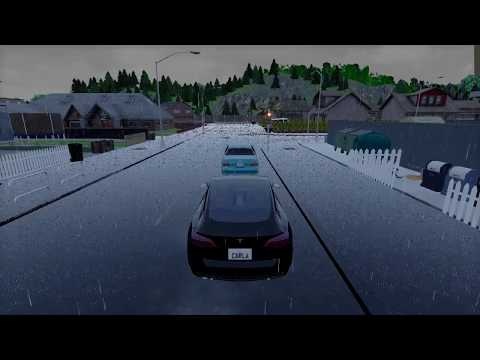
#> input picture sim1.jpg, 480 x 360 px
$ python chromaticaberration.py   (older library calls are emulated)
#> lines starting #> are read from the running program, lines starting #| are printed output that depends on the picture
"""

Kromo V0.3
=== Author ===
Yoonsik Park
park.yoonsik@icloud.com
=== Description ===
Use the command line interface to add chromatic abberation and
lens blur to your images, or import some of the functions below.

"""

from PIL import Image
import numpy as np
import math
from typing import List

from matplotlib import pyplot as plt

# [173 lines left out: functions cartesian_to_polar, polar_to_cartesian, get_gauss, vertical_gaussian, not called in this run]


def add_chromatic(im, strength: float = 1, no_blur: bool = False):
    """Splits <im> into red, green, and blue channels, then performs a
    1D Vertical Gaussian blur through a polar representation. Finally,
    it expands the green and blue channels slightly.
    <strength> determines the amount of expansion and blurring.
    <no_blur> disables the radial blur
    """
    r, g, b = im.split()
    rdata = np.asarray(r)
    gdata = np.asarray(g)
    bdata = np.asarray(b)
    if no_blur:
        # channels remain unchanged
        rfinal = r
        gfinal = g
        bfinal = b
    else:
        rpolar = cartesian_to_polar(rdata)
        gpolar = cartesian_to_polar(gdata)
        bpolar = cartesian_to_polar(bdata)

        bluramount = (im.size[0] + im.size[1] - 2) / 100 * strength
        if round(bluramount) > 0:
            rpolar = vertical_gaussian(rpolar, round(bluramount))
            gpolar = vertical_gaussian(gpolar, round(bluramount*1.2))
            bpolar = vertical_gaussian(bpolar, round(bluramount*1.4))

        rcartes = polar_to_cartesian(
            rpolar, width=rdata.shape[1], height=rdata.shape[0])
        gcartes = polar_to_cartesian(
            gpolar, width=gdata.shape[1], height=gdata.shape[0])
        bcartes = polar_to_cartesian(
            bpolar, width=bdata.shape[1], height=bdata.shape[0])

        rfinal = Image.fromarray(np.uint8(rcartes), 'L')
        gfinal = Image.fromarray(np.uint8(gcartes), 'L')
        bfinal = Image.fromarray(np.uint8(bcartes), 'L')

    # enlarge the green and blue channels slightly, blue being the most enlarged
    gfinal = gfinal.resize((round((1 + 0.018 * strength) * rdata.shape[1]),
                            round((1 + 0.018 * strength) * rdata.shape[0])), Image.ANTIALIAS)
    bfinal = bfinal.resize((round((1 + 0.044 * strength) * rdata.shape[1]),
                            round((1 + 0.044 * strength) * rdata.shape[0])), Image.ANTIALIAS)

    rwidth, rheight = rfinal.size
    gwidth, gheight = gfinal.size
    bwidth, bheight = bfinal.size
    rhdiff = (bheight - rheight) // 2
    rwdiff = (bwidth - rwidth) // 2
    ghdiff = (bheight - gheight) // 2
    gwdiff = (bwidth - gwidth) // 2

    # Centre the channels
    im = Image.merge("RGB", (
        rfinal.crop((-rwdiff, -rhdiff, bwidth - rwdiff, bheight - rhdiff)),
        gfinal.crop((-gwdiff, -ghdiff, bwidth - gwdiff, bheight - ghdiff)),
        bfinal))

    # Crop the image to the original image dimensions
    return im.crop((rwdiff, rhdiff, rwidth + rwdiff, rheight + rhdiff))

# [36 lines left out: functions add_jitter, blend_images, not called in this run]


if __name__ == '__main__':
    '''
    import argparse
    parser = argparse.ArgumentParser(
        description="Apply chromatic aberration and lens blur to images")
    parser.add_argument("filename", help="input filename")
    parser.add_argument("-s", "--strength", type=float, default=1.0,
                        help="set blur/aberration strength, defaults to 1.0")
    parser.add_argument("-j", "--jitter", type=int, default=0,
                        help="set color channel offset pixels, defaults to 0")
    parser.add_argument("-y", "--overlay", type=float, default=0.0,
                        help="alpha of original image overlay, defaults to 0.0")
    parser.add_argument(
        "-n", "--noblur", help="disable radial blur", action="store_true")
    parser.add_argument(
        "-o", "--out", help="write to OUTPUT (supports multiple formats)")
    parser.add_argument(
        '-v', '--verbose', help="print status messages", action="store_true")
    args = parser.parse_args()

    ifile = args.filename
    im = Image.open(ifile)
    im1 = Image.open(ifile)
    '''
    im = Image.open("sim1.jpg")
#> im is the input picture: PIL image 480x360 RGB; mean R, G, B 48.1, 55.2, 67.3

    # Ensure width and height are odd numbers
    if (im.size[0] % 2 == 0 or im.size[1] % 2 == 0):
        if (im.size[0] % 2 == 0):
            im = im.crop((0, 0, im.size[0] - 1, im.size[1]))
#> im: PIL image 479x360 RGB
            im.load()
        if (im.size[1] % 2 == 0):
            im = im.crop((0, 0, im.size[0], im.size[1] - 1))
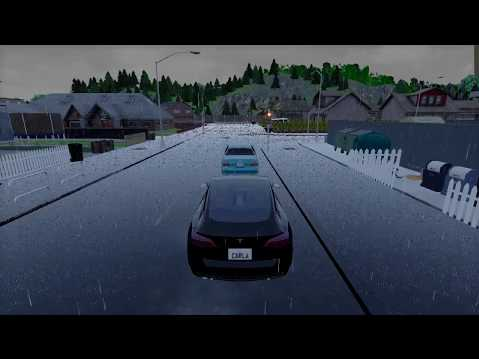
#> im: PIL image 479x359 RGB; mean R, G, B 48.3, 55.4, 67.5
            im.load()

    og_im = im.copy()
    img = Image.open("sim1.jpg")
    im = add_chromatic(im, strength=1, no_blur=True)# metodo da invocare per aggiungere effetto
#> in add_chromatic, `r, g, b = im.split()`:
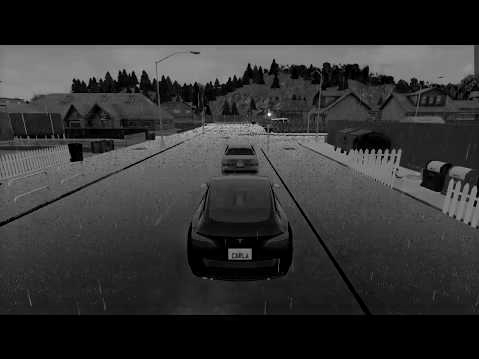
#> r: PIL image 479x359 L; min 0, max 255, mean 48.3
#> in add_chromatic, `r, g, b = im.split()`:
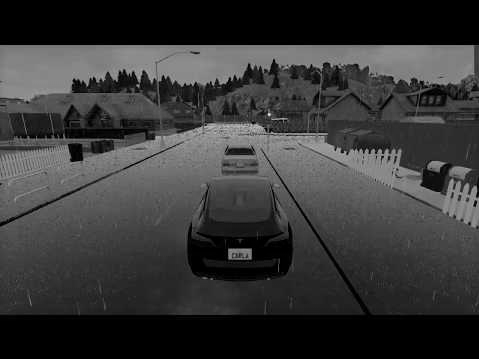
#> g: PIL image 479x359 L; min 0, max 237, mean 55.4
#> in add_chromatic, `r, g, b = im.split()`:
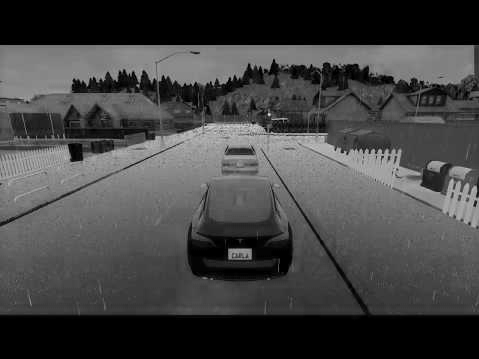
#> b: PIL image 479x359 L; min 0, max 224, mean 67.5
#> in add_chromatic, `im = Image.merge("RGB", ( rfinal.crop((-rwdiff, -rhdiff, bwidth - rwdi..`:
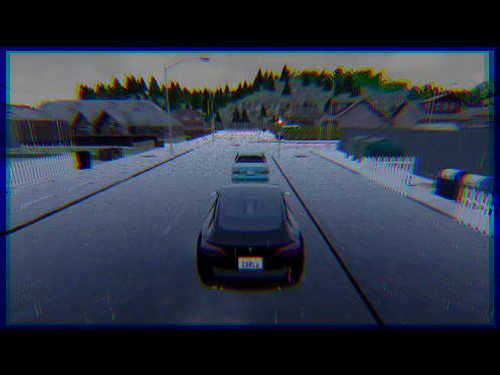
#> im: PIL image 500x375 RGB; mean R, G, B 44.3, 52.7, 67.5
#> in add_chromatic, `return im.crop((rwdiff, rhdiff, rwidth + rwdiff, rheight + rhdiff))`:
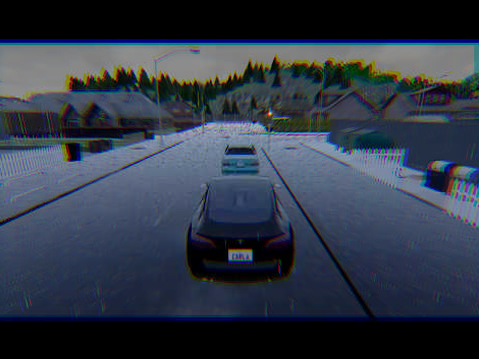
#> returned value: PIL image 479x359 RGB; mean R, G, B 48.3, 56.4, 70.3
    #modificare i valori per ottenere effetti più o meno calcati (vedere descrizione sotto il metodo)

    # im --> <class 'PIL.Image.Image'>
    # img --> <class 'PIL.JpegImagePlugin.JpegImageFile'>

    plt.figure(num='Fallimento NO CHROMATIC ABERRATION CORRECTION')
    plt.subplot(121),plt.imshow(img),plt.title('Originale')
    plt.xticks([]), plt.yticks([])
    plt.subplot(122),plt.imshow(im),plt.title('No Chromatic Aberration Correction')
    plt.xticks([]), plt.yticks([])
    plt.show()

    #ok

$ run again, with ice.jpg copied over sim1.jpg
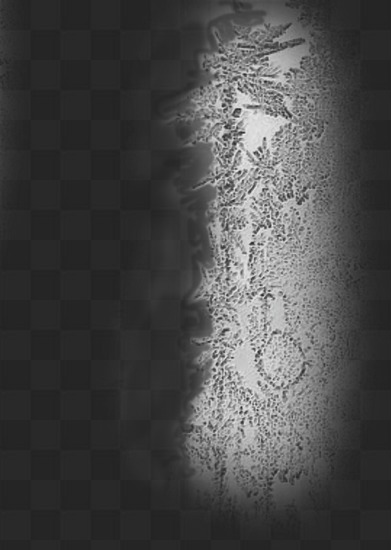
#> input picture ice.jpg, 391 x 550 px
#> im is the input picture: PIL image 391x550 RGB; mean R, G, B 72.3, 72.3, 72.3
#> in add_chromatic, `im = Image.merge("RGB", ( rfinal.crop((-rwdiff, -rhdiff, bwidth - rwdi..`:
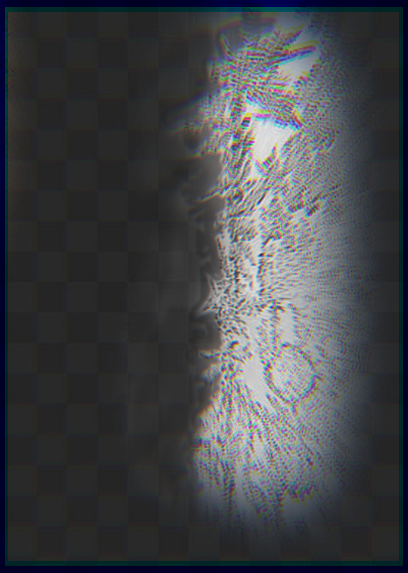
#> im: PIL image 408x573 RGB; mean R, G, B 66.4, 68.8, 72.3
#> `plt.show()`:
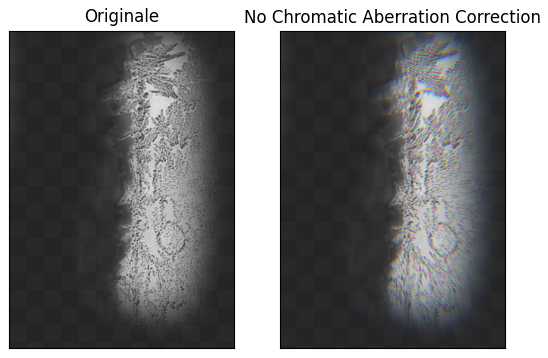
#> figure drawn by matplotlib, 2 panels
